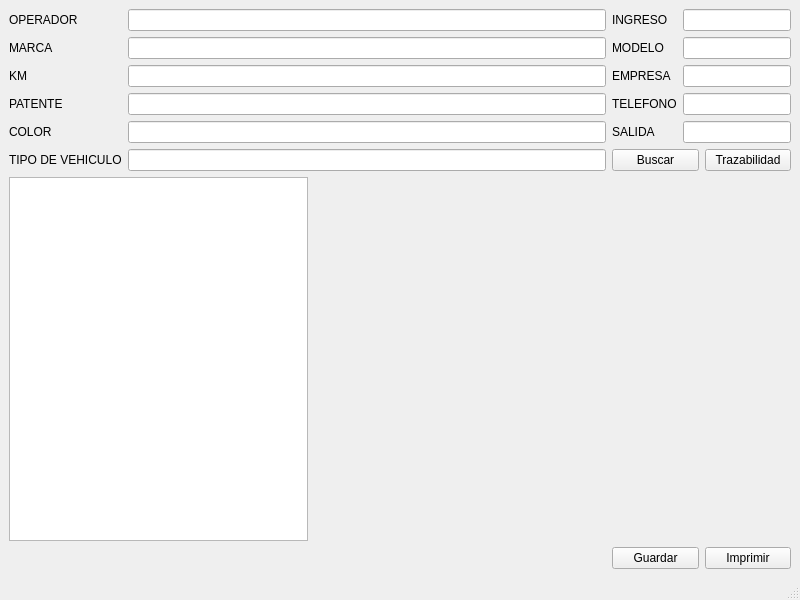
<?xml version="1.0" encoding="UTF-8"?>
<ui version="4.0">
 <class>MainWindow</class>
 <widget class="QMainWindow" name="MainWindow">
  <property name="geometry">
   <rect>
    <x>0</x>
    <y>0</y>
    <width>800</width>
    <height>600</height>
   </rect>
  </property>
  <property name="windowTitle">
   <string>MainWindow</string>
  </property>
  <widget class="QWidget" name="centralwidget">
   <layout class="QGridLayout" name="gridLayout">
    <item row="0" column="0" rowspan="2">
     <layout class="QHBoxLayout" name="horizontalLayout">
      <item>
       <layout class="QVBoxLayout" name="verticalLayout">
        <item>
         <widget class="QLabel" name="loperador">
          <property name="text">
           <string>OPERADOR</string>
          </property>
         </widget>
        </item>
        <item>
         <widget class="QLabel" name="lmarca">
          <property name="text">
           <string>MARCA</string>
          </property>
         </widget>
        </item>
        <item>
         <widget class="QLabel" name="lkm">
          <property name="text">
           <string>KM</string>
          </property>
         </widget>
        </item>
        <item>
         <widget class="QLabel" name="label_5">
          <property name="text">
           <string>PATENTE</string>
          </property>
         </widget>
        </item>
        <item>
         <widget class="QLabel" name="label_6">
          <property name="text">
           <string>COLOR</string>
          </property>
         </widget>
        </item>
        <item>
         <widget class="QLabel" name="ltipo">
          <property name="text">
           <string>TIPO DE VEHICULO</string>
          </property>
         </widget>
        </item>
       </layout>
      </item>
      <item>
       <layout class="QVBoxLayout" name="verticalLayout_2">
        <item>
         <widget class="QLineEdit" name="textoo"/>
        </item>
        <item>
         <widget class="QLineEdit" name="textom"/>
        </item>
        <item>
         <widget class="QLineEdit" name="textokm"/>
        </item>
        <item>
         <widget class="QLineEdit" name="textop"/>
        </item>
        <item>
         <widget class="QLineEdit" name="textoc"/>
        </item>
        <item>
         <widget class="QLineEdit" name="textot"/>
        </item>
       </layout>
      </item>
     </layout>
    </item>
    <item row="0" column="1" colspan="2">
     <layout class="QHBoxLayout" name="horizontalLayout_3">
      <item>
       <layout class="QVBoxLayout" name="verticalLayout_3">
        <item>
         <widget class="QLabel" name="lingreso">
          <property name="text">
           <string>INGRESO</string>
          </property>
         </widget>
        </item>
        <item>
         <widget class="QLabel" name="lmodelo">
          <property name="text">
           <string>MODELO</string>
          </property>
         </widget>
        </item>
        <item>
         <widget class="QLabel" name="lempresa">
          <property name="text">
           <string>EMPRESA</string>
          </property>
         </widget>
        </item>
        <item>
         <widget class="QLabel" name="ltelefono">
          <property name="text">
           <string>TELEFONO</string>
          </property>
         </widget>
        </item>
        <item>
         <widget class="QLabel" name="lsalida">
          <property name="text">
           <string>SALIDA</string>
          </property>
         </widget>
        </item>
       </layout>
      </item>
      <item>
       <layout class="QVBoxLayout" name="verticalLayout_6">
        <item>
         <widget class="QLineEdit" name="textoi"/>
        </item>
        <item>
         <widget class="QLineEdit" name="textomodelo"/>
        </item>
        <item>
         <widget class="QLineEdit" name="textoe"/>
        </item>
        <item>
         <widget class="QLineEdit" name="textotelefono"/>
        </item>
        <item>
         <widget class="QLineEdit" name="textos"/>
        </item>
       </layout>
      </item>
     </layout>
    </item>
    <item row="1" column="1">
     <widget class="QPushButton" name="bbuscar">
      <property name="text">
       <string>Buscar</string>
      </property>
     </widget>
    </item>
    <item row="1" column="2">
     <widget class="QPushButton" name="btrazabilidad">
      <property name="text">
       <string>Trazabilidad</string>
      </property>
     </widget>
    </item>
    <item row="2" column="0">
     <layout class="QHBoxLayout" name="horizontalLayout_2">
      <item>
       <widget class="QPlainTextEdit" name="comentario"/>
      </item>
      <item>
       <spacer name="horizontalSpacer_2">
        <property name="orientation">
         <enum>Qt::Horizontal</enum>
        </property>
        <property name="sizeHint" stdset="0">
         <size>
          <width>148</width>
          <height>20</height>
         </size>
        </property>
       </spacer>
      </item>
     </layout>
    </item>
    <item row="3" column="0">
     <layout class="QHBoxLayout" name="horizontalLayout_6">
      <item>
       <spacer name="horizontalSpacer">
        <property name="orientation">
         <enum>Qt::Horizontal</enum>
        </property>
        <property name="sizeHint" stdset="0">
         <size>
          <width>228</width>
          <height>20</height>
         </size>
        </property>
       </spacer>
      </item>
     </layout>
    </item>
    <item row="3" column="2">
     <widget class="QPushButton" name="imprimir">
      <property name="text">
       <string>Imprimir</string>
      </property>
     </widget>
    </item>
    <item row="3" column="1">
     <widget class="QPushButton" name="guardar">
      <property name="text">
       <string>Guardar</string>
      </property>
     </widget>
    </item>
   </layout>
  </widget>
  <widget class="QMenuBar" name="menubar">
   <property name="geometry">
    <rect>
     <x>0</x>
     <y>0</y>
     <width>800</width>
     <height>22</height>
    </rect>
   </property>
  </widget>
  <widget class="QStatusBar" name="statusbar"/>
 </widget>
 <resources/>
 <connections/>
</ui>
